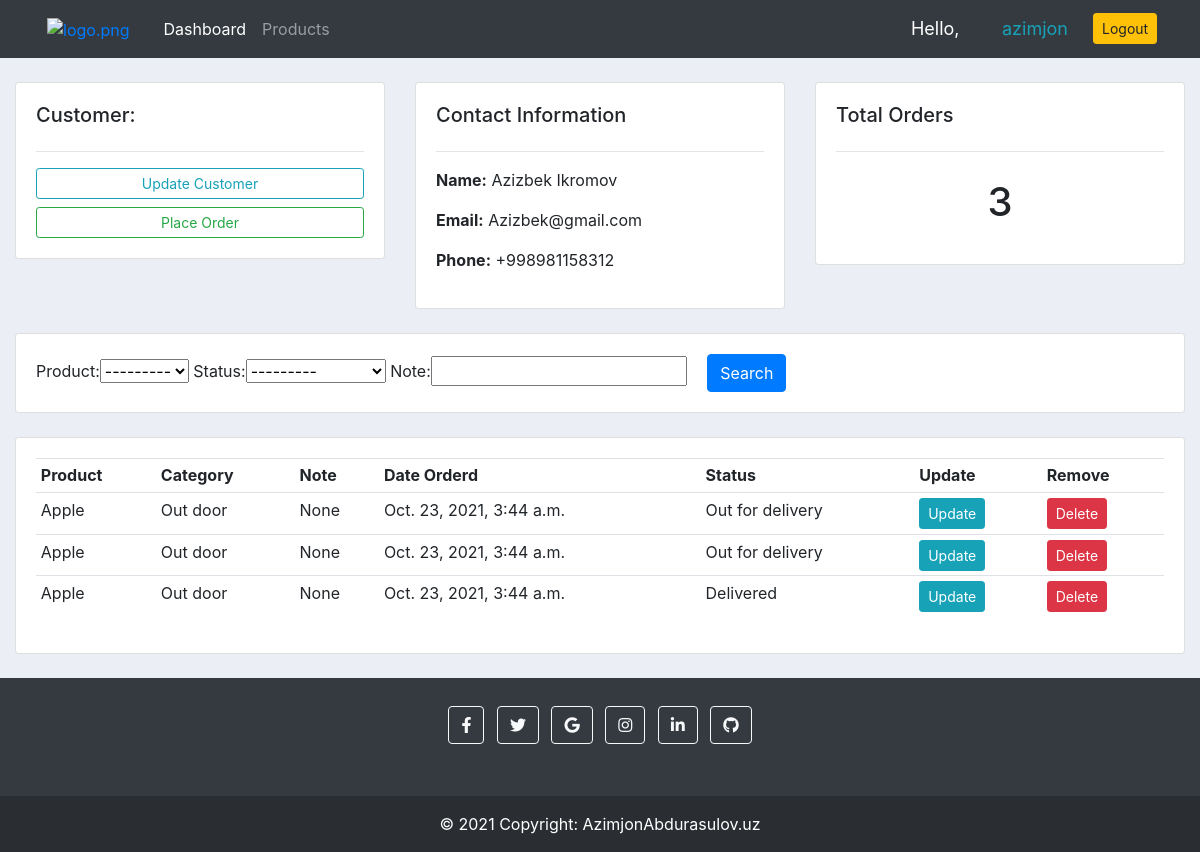
The page /customer/2/ (signed in) on the database its author committed.
### accounts/models.py (models this page shows, shortened)
class Customer(models.Model):
    user = models.OneToOneField(User, on_delete=models.CASCADE, null=True, blank=True)
    name = models.CharField(max_length=200, null=True)
    phone = models.CharField(max_length=200, null=True)
    email = models.CharField(max_length=200, null=True)
    profile_pic = models.ImageField(default="profile1.png", upload_to="Profile/", null=True, blank=True)
    date_created = models.DateTimeField(auto_now_add=True)

class Order(models.Model):
    STATUS = (
        ('Pending', 'Pending'),
        ('Out for delivery', 'Out for delivery'),
        ('Delivered', 'Delivered'),
    )
    customer = models.ForeignKey(
        Customer,  null=True, on_delete=models.SET_NULL)
    product = models.ForeignKey(Product,  null=True, on_delete=models.SET_NULL)
    date_created = models.DateTimeField(auto_now_add=True, null=True)
    status = models.CharField(max_length=200, null=True, choices=STATUS)
    note = models.CharField(max_length=200, null=True)

class Product(models.Model):
    CATEGORY = (
        ('Indoor', 'Indoor'),
        ('Out door', 'Out door'),
    )
    name = models.CharField(max_length=200, null=True)
    price = models.FloatField(null=True)
    category = models.CharField(max_length=200, null=True, choices=CATEGORY)
    description = models.CharField(max_length=200, null=True, blank=True)
    date_created = models.DateTimeField(auto_now_add=True, null=True)
    tags = models.ManyToManyField(Tag)
    def __str__(self):
        return str(self.name)

### accounts/decorators.py (the view)
        def wrapper_func(request, *args, **kwargs):
            grup = None
            if request.user.groups.exists():
                grup = request.user.groups.all()[0].name
            if grup in allowed_roles:
                return view_func(request, *args, **kwargs)
            else:
                return HttpResponse('You are not authorzed to viw this page')

### accounts/views.py (called while the page is built)
@allowed_users(allowed_roles=['admin'])
@login_required(login_url='login')
def customer(request, pk):
    customer = Customer.objects.get(id=pk)
    orders = customer.order_set.all()
    order_count = orders.count()
    myFilter = OrderFilter(request.GET, queryset=orders)
    orders = myFilter.qs
    contaxt = {
        'customer': customer,
        'orders': orders,
        'order_count': order_count,
        'myFilter': myFilter
    }
    return render(request, 'accounts/customers.html', contaxt)

### accounts/templates/accounts/customers.html (shortened to what this page needs)
{% extends 'accounts/main.html' %}
{% block content %}
<br>
<div class="row">
    <div class="col-md">
        <div class="card card-body">
            <h5>Customer:</h5>
            <hr>
            <a href="{% url 'update_customer' customer.id %}" class="btn btn-outline-info btn-sm btn-block">Update Customer</a>
            <a href="{% url 'create_order' customer.id %}" class="btn btn-outline-success btn-sm btn-block">Place Order</a>
        </div>
    </div>
    <div class="col-md">
        <div class="card card-body">
            <h5>Contact Information</h5>
            <hr>
            <p><b>Name:</b> {{ customer.name }}</p>
            <p><b>Email:</b> {{ customer.email }}</p>
            <p><b>Phone:</b> {{ customer.phone }}</p>
        </div>
    </div>
    <div class="col-md">
        <div class="card card-body">
            <h5>Total Orders</h5>
            <hr>
            <h1  style="text-align: center; padding: 10px;"> {{ order_count }} </h1>
        </div>
    </div>
</div>
<br>
<div class="row">
    <div class="col-md">
        <div class="card card-body">
            <form action="" method="GET">
                {{ myFilter.form }}
                <button class="btn btn-primary ml-3" type="submit">Search</button>
            </form>
        </div>
    </div>
</div>
<br>
<div class="row">
    <div class="col-md">
        <div class="card card-body">
            <table class="table table-sm">
                <tr>
                    <th>Product</th>
                    <th>Category</th>
                    <th>Note</th>
                    <th>Date Orderd</th>
                    <th>Status</th>
                    <th>Update</th>
                    <th>Remove</th>
                </tr>
                {% for order in orders %}
                <tr>
                    <td>{{ order.product }}</td>
                    <td>{{ order.product.category }}</td>
                    <td>{{ order.note }}</td>
                    <td>{{ order.date_created }}</td>
                    <td>{{ order.status }}</td>
                    <td><a class="btn btn-sm btn-info" href="{% url 'update_order' order.id %}">Update</a></td>
                    <td><a class="btn btn-sm btn-danger" href="{% url 'delete_order' order.id %}">Delete</a></td>
                </tr>
                {% endfor %}
            </table>
        </div>
    </div>
</div>
{% endblock %}

### accounts/templates/accounts/navbar.html (shortened to what this page needs)
{% load static %}
<nav class="navbar navbar-expand-lg navbar-dark bg-dark">
    <div class="container-fluid">
        <a class="nav-link" href="{% url 'home' %}"><img class="logo" src="{% static '/images/logo.png' %}" id="logo"
                alt="logo.png"></a>
        <div class="collapse navbar-collapse" id="navbarNav">
            <ul class="navbar-nav">
                {% if request.user.is_staff %}
                <li class="nav-item active">
                    <a class="nav-link" href="{% url 'home' %}">Dashboard</a>
                </li>
                <li class="nav-item">
                    <a class="nav-link" href="{% url 'products' %}">Products</a>
                </li>
                {% else %}
                <li class="nav-item">
                    <a class="nav-link" href="{% url 'account' %}">Settings</a>
                </li>
                {% endif %}
            </ul>
        </div>
    </div>
    <span class="hello-msg">Hello,</span>
    <span class="hello-msg"><a class="btn-outline-info" href="">{{ request.user }}</a></span>
    <span class="hello-msg"><a class="btn btn-sm btn-warning" href="{% url 'logout' %}">Logout</a></span>
</nav>

### static/css/main.css (style rules this page uses)
body { background-color: #ebeff5; }
#logo { width: 60px; margin-right: 10px; }

### accounts/templates/accounts/navbar.html (style rules this page uses)
.hello-msg { width: 100px; font-size: 18px; color: #fff; margin-right: 15px; }

### rows shown on the page
Customer: name "Azizbek Ikromov", email "Azizbek@gmail.com", phone "+998981158312"
Order: product "Apple", product.category "Out door", note "None", date_created "Oct. 23, 2021, 3:44 a.m.", status "Out for delivery"
Order: product "Apple", product.category "Out door", note "None", date_created "Oct. 23, 2021, 3:44 a.m.", status "Out for delivery"
Order: product "Apple", product.category "Out door", note "None", date_created "Oct. 23, 2021, 3:44 a.m.", status "Delivered"

### other values the page prints
{{ request.user }} "azimjon"
{{ order_count }} "3"
